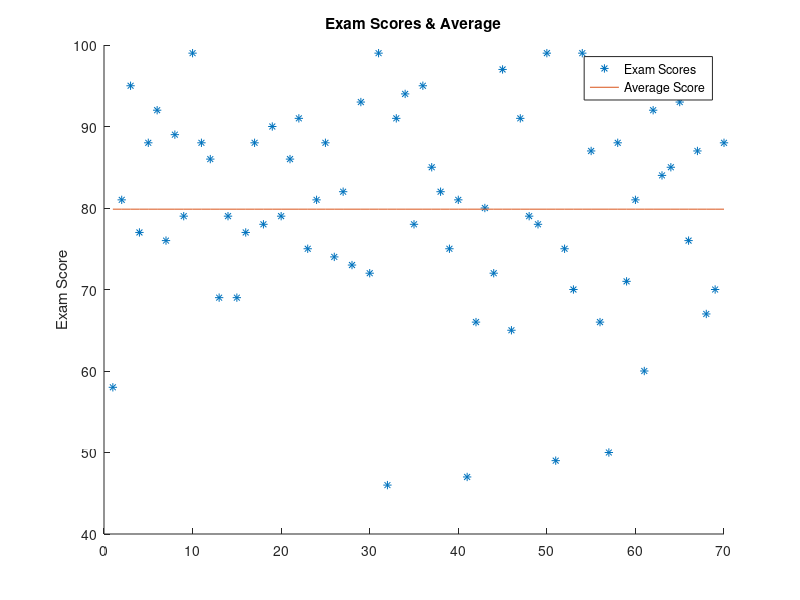
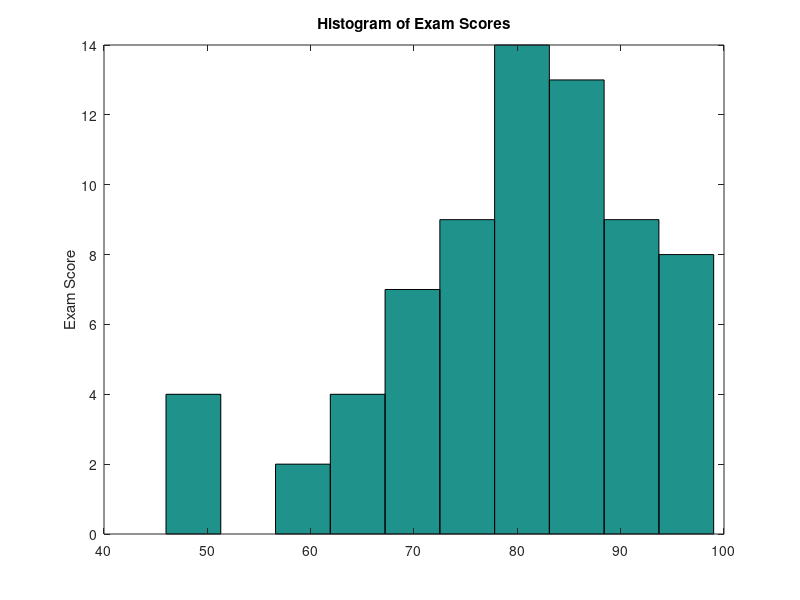

MATLAB code for these plots, in order:
%{
    Michael Kyzar
    ITP 168, Spring 2016
    Lab 15 
    kyzar@usc.edu

    Revision History
Date        Changes         Programmer
------------------------------
10/24/2016  First Draft     Michael Kyzar
%}
clear; clc;

% 1. Read in the data stored in the text file ?stats.txt?
A=importdata('stats.txt');
% 2. Calculate the average value of the data
n=length(A);
sig=sum(A);
avg=sig/n;
avgLin=ones(n,1)*avg;
% 3. Plot the data as individual data points
% 4. In the same plot, plot a horizontal line that represents the average value of the data
hold on;
plot(A, '*');
plot(avgLin);
ylabel('Exam Score')
title('Exam Scores & Average')
legend('Exam Scores','Average Score')
% 5. Plot a histogram of the data
figure();
hist(A)
ylabel('Exam Score')
title('Histogram of Exam Scores')
% (6. Label each plot appropriately)

%END SCRIPT



